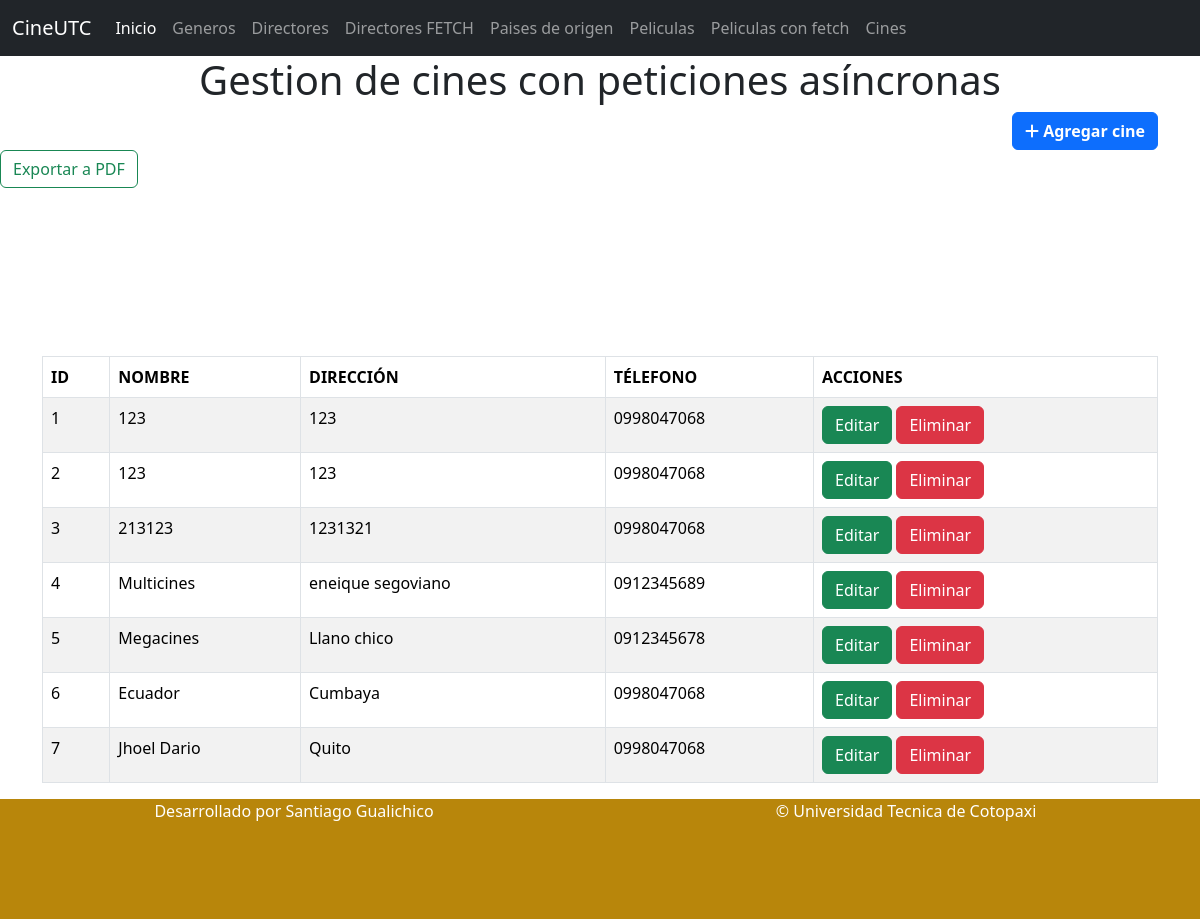
The page /listadoCines on the database its author committed.
### Aplicaciones/Cartelera/models.py (models this page shows, shortened)
class Cine(models.Model):
    id=models.AutoField(primary_key=True)
    nombre=models.CharField(max_length=25)
    direccion=models.CharField(max_length=150,default='')
    telefono=models.CharField(max_length=150,default='')

### Aplicaciones/Cartelera/views.py (the view)
# urls.py: path('listadoCines', views.ListadoCines, name = 'listadoCines'),
def ListadoCines(request):
    dataCines = Cine.objects.all()
    return render(request,"listadoCines.html", {'cines': dataCines})

### Aplicaciones/Cartelera/templates/listadoCines.html (shortened to what this page needs)
{% extends "./plantilla.html" %}
{% load static %}
{% block body%}
<div class="container">
    <h1 class="text-center">Gestion de cines con peticiones asíncronas</h1>
<div class="row">
    <div class="col-md-12 text-end">
    <button type="button" class="btn btn-primary" data-bs-toggle="modal" data-bs-target="#exampleModal"><i class="fas fa-plus"></i> <b>Agregar cine</b></button>
    </div>
    <br>
</div>
</div>
<a href="{% url 'exportCinesPDF' %}">
    <button class="btn btn-outline-success">Exportar a PDF</button>
</a>
  <br><br>
<br><br><br><br><br><br>
{% include 'tablaCines.html' %}
{% endblock %}

### Aplicaciones/Cartelera/templates/tablaCines.html (shortened to what this page needs)
{% block body %}
<div class="container">
    <table class="table table-bordered table-striped table-hover" id="tbl-generos">
        <thead>
            <tr>
                <th>ID</th>
                <th>NOMBRE</th>
                <th>DIRECCIÓN</th>
                <th>TÉLEFONO</th>
                <th>ACCIONES</th>
            </tr>
        </thead>
        <tbody>
           {% for cineTemporal in cines %}
                <tr>
                    <td>{{cineTemporal.id}}</td>
                    <td>{{cineTemporal.nombre}}</td>
                    <td>{{cineTemporal.direccion}}</td>
                    <td>{{cineTemporal.telefono}}</td>
                    <td>
                        <a href="#" class="btn btn-success">Editar</a>
                        <a href="#" onclick="return confirm('Estas seguro de eliminarlo')" class="btn btn-danger">Eliminar</a>
                    </td>
                </tr>
            {% endfor %}
        </tbody>
    </table>
  </div>
  {% endblock %}

### rows shown on the page
Cine: id "1", nombre "123", direccion "123", telefono "0998047068"
Cine: id "2", nombre "123", direccion "123", telefono "0998047068"
Cine: id "3", nombre "213123", direccion "1231321", telefono "0998047068"
Cine: id "4", nombre "Multicines", direccion "eneique segoviano", telefono "0912345689"
Cine: id "5", nombre "Megacines", direccion "Llano chico", telefono "0912345678"
Cine: id "6", nombre "Ecuador", direccion "Cumbaya", telefono "0998047068"
Cine: id "7", nombre "Jhoel Dario", direccion "Quito", telefono "0998047068"
